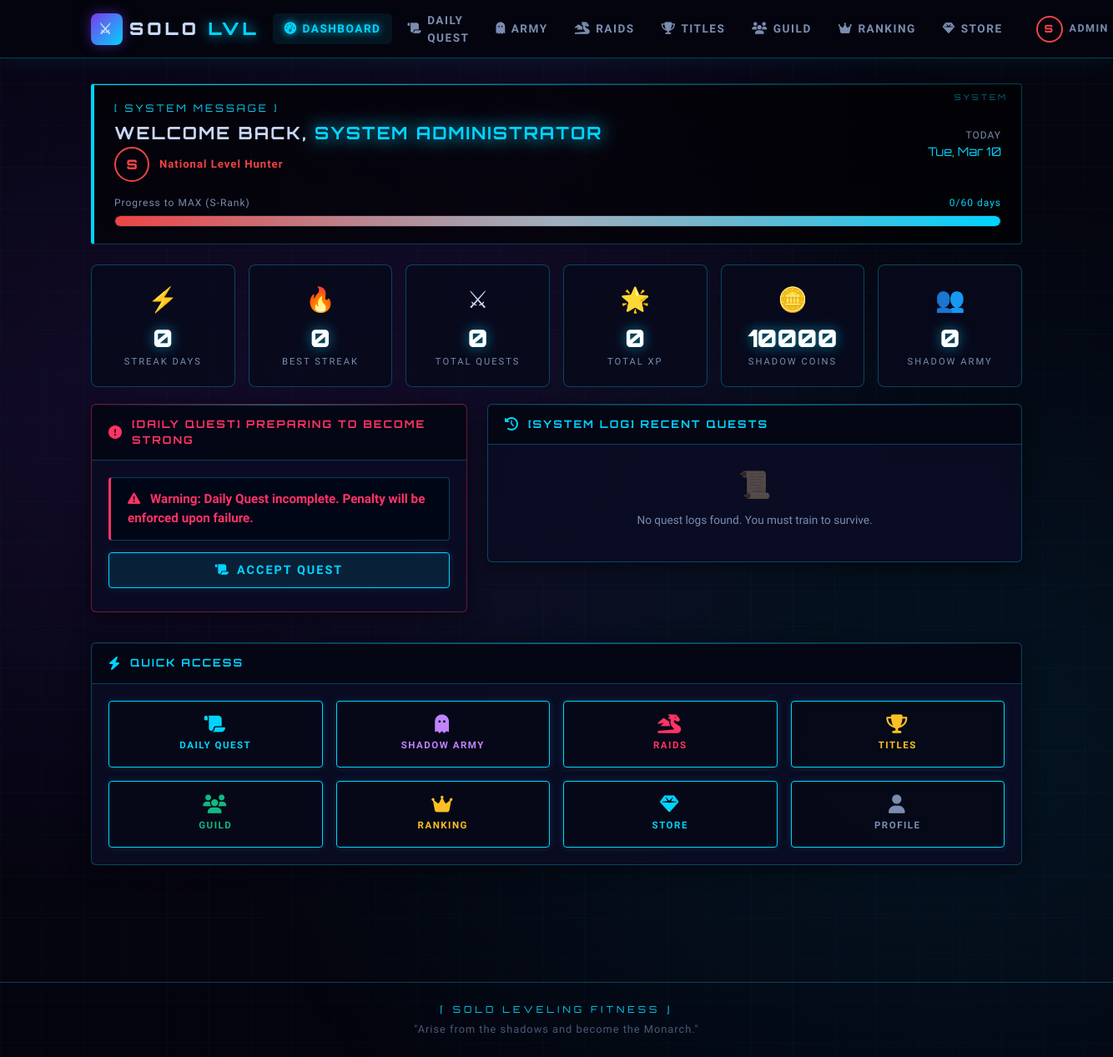
/pages/dashboard.php (signed in), run on the app's committed database.
### tables this page shows
CREATE TABLE users (
    id INT AUTO_INCREMENT PRIMARY KEY,
    username VARCHAR(50) UNIQUE NOT NULL,
    email VARCHAR(100) UNIQUE NOT NULL,
    password_hash VARCHAR(255) NOT NULL,
    full_name VARCHAR(100),
    join_date TIMESTAMP DEFAULT CURRENT_TIMESTAMP,
    last_login TIMESTAMP NULL,
    
     
    current_rank ENUM('E', 'D', 'C', 'B', 'A', 'S') DEFAULT 'E',
    rank_progress INT DEFAULT 0,  
    total_xp BIGINT DEFAULT 0,
    current_streak INT DEFAULT 0,
    best_streak INT DEFAULT 0,
    total_workouts INT DEFAULT 0,
    
     
    missed_days INT DEFAULT 0,
    last_workout_date DATE NULL,
    rest_days_used_this_week INT DEFAULT 0,
    
     
    subscription_type ENUM('none', 'monthly', 'yearly') DEFAULT 'none',
    subscription_expiry DATE NULL,
    subscription_start DATE NULL,
    
     
    shadow_army_power INT DEFAULT 0,
    shadow_coins INT DEFAULT 100,  
    
     
    profile_image VARCHAR(255) DEFAULT 'default.jpg',
    bio TEXT,
    is_admin BOOLEAN DEFAULT FALSE,
    is_active BOOLEAN DEFAULT TRUE,
    
    INDEX idx_rank (current_rank),
    INDEX idx_xp (total_xp),
    INDEX idx_streak (current_streak)
);

### includes/functions.php (called while the page is built, shortened)
<?php
function getCurrentUser() {
    $db = new Database();
    $conn = $db->getConnection();
    $query = "SELECT * FROM users WHERE id = :id";
    $stmt = $conn->prepare($query);
    $stmt->execute([':id' => $_SESSION['user_id']]);
    return $stmt->fetch();
}
function getRankRequirements() {
    return [
        'E' => ['days' => 0, 'next_rank' => 'D', 'xp_needed' => 1000],
        'D' => ['days' => 20, 'next_rank' => 'C', 'xp_needed' => 5000],
        'C' => ['days' => 30, 'next_rank' => 'B', 'xp_needed' => 15000],
        'B' => ['days' => 40, 'next_rank' => 'A', 'xp_needed' => 30000],
        'A' => ['days' => 50, 'next_rank' => 'S', 'xp_needed' => 50000],
        'S' => ['days' => 60, 'next_rank' => null, 'xp_needed' => 100000]
    ];
}
function calculateProgressToNextRank($current_rank, $streak) {
    $requirements = getRankRequirements();
    if ($current_rank == 'S' || !isset($requirements[$current_rank]['next_rank'])) {
        return ['current' => $streak, 'needed' => 60, 'percentage' => 100, 'next_rank' => null];
    }
    $next_rank = $requirements[$current_rank]['next_rank'];
    $days_needed = $requirements[$next_rank] ? $requirements[$next_rank]['days'] : 60;
    $progress = 100;
    return [
        'current' => $streak,
        'needed' => $days_needed,
        'percentage' => $progress,
        'next_rank' => $next_rank
    ];
}
?>

### pages/dashboard.php (the view, shortened to what this page needs)
<?php
require_once '../includes/functions.php';
$user = getCurrentUser();
$progress = calculateProgressToNextRank($user['current_rank'], $user['current_streak']);
$db = new Database(); $conn = $db->getConnection();
$today = date('Y-m-d');
$todayStmt = $conn->prepare("SELECT * FROM workout_logs WHERE user_id=:uid AND workout_date=:d");
$todayStmt->execute([':uid'=>$user['id'],':d'=>$today]);
$todayWorkout = $todayStmt->fetch();
$recentStmt = $conn->prepare("SELECT * FROM workout_logs WHERE user_id=:uid ORDER BY workout_date DESC LIMIT 7");
$recentStmt->execute([':uid'=>$user['id']]);
$recentWorkouts = $recentStmt->fetchAll();
$armyStmt = $conn->prepare("SELECT COUNT(*) as cnt FROM shadow_army WHERE user_id=:uid");
$armyStmt->execute([':uid'=>$user['id']]);
$armyCount = $armyStmt->fetch()['cnt'];
include '../includes/header.php';
$rank_colors = ['E'=>'#6b7280','D'=>'#10b981','C'=>'#3b82f6','B'=>'#8b5cf6','A'=>'#f59e0b','S'=>'#ef4444'];
$rc = $rank_colors[$user['current_rank']];
$rank_titles = ['E'=>'Weakest Hunter','D'=>'Awakened One','C'=>'Seasoned Hunter','B'=>'Elite Hunter','A'=>'Top-Rank Hunter','S'=>'National Level Hunter'];
?>
<div class="system-header">
    <div class="text-system">[ SYSTEM MESSAGE ]</div>
    <div style="display:flex;justify-content:space-between;align-items:flex-start;flex-wrap:wrap;margin-top:8px;">
        <div>
            <h1 style="font-size:1.3rem;margin-bottom:4px;">
                Welcome back, <span class="glow-text"><?= htmlspecialchars($user['full_name']) ?></span>
            </h1>
            <div style="display:flex;align-items:center;gap:12px;flex-wrap:wrap;">
                <span class="rank-badge" style="color:<?= $rc ?>;border-color:<?= $rc ?>;"><?= $user['current_rank'] ?></span>
                <span style="font-size:0.82rem;color:<?= $rc ?>;font-weight:700;letter-spacing:1px;"><?= $rank_titles[$user['current_rank']] ?></span>
            </div>
        </div>
        <div style="text-align:right;margin-top:6px;">
            <div style="font-size:0.75rem;color:var(--text-secondary);letter-spacing:1px;">TODAY</div>
            <div style="font-family:'Orbitron',monospace;font-size:0.9rem;color:var(--accent-blue);"><?= date('D, M d') ?></div>
        </div>
    </div>
    <div style="margin-top:16px;">
        <div class="xp-label">
            <span>Progress to <?= $progress['next_rank'] ? $progress['next_rank'].'-Rank' : 'MAX (S-Rank)' ?></span>
            <span style="color:var(--accent-blue);"><?= $user['current_streak'] ?>/<?= $progress['needed'] ?> days</span>
        </div>
        <div class="progress lg">
            <div class="progress-bar" style="width:<?= min($progress['percentage'],100) ?>%;background:linear-gradient(90deg,<?= $rc ?>,var(--accent-blue));"></div>
        </div>
    </div>
</div>
<div class="stats-grid">
    <div class="stat-card">
        <div class="stat-icon" style="color:var(--accent-blue);">⚡</div>
        <div class="stat-value" data-target="<?= $user['current_streak'] ?>"><?= $user['current_streak'] ?></div>
        <div class="stat-label">Streak Days</div>
    </div>
    <div class="stat-card">
        <div class="stat-icon" style="color:var(--danger-red);">🔥</div>
        <div class="stat-value"><?= $user['best_streak'] ?></div>
        <div class="stat-label">Best Streak</div>
    </div>
    <div class="stat-card">
        <div class="stat-icon">⚔</div>
        <div class="stat-value"><?= $user['total_workouts'] ?></div>
        <div class="stat-label">Total Quests</div>
    </div>
    <div class="stat-card">
        <div class="stat-icon" style="color:var(--gold);">🌟</div>
        <div class="stat-value"><?= number_format($user['total_xp']) ?></div>
        <div class="stat-label">Total XP</div>
    </div>
    <div class="stat-card">
        <div class="stat-icon" style="color:var(--accent-blue);">🪙</div>
        <div class="stat-value"><?= $user['shadow_coins'] ?></div>
        <div class="stat-label">Shadow Coins</div>
    </div>
    <div class="stat-card">
        <div class="stat-icon" style="color:#c084fc;">👥</div>
        <div class="stat-value"><?= $armyCount ?></div>
        <div class="stat-label">Shadow Army</div>
    </div>
</div>
<div class="row mt-2">
    <div class="col-md-5 mb-3">
        <div class="card" style="border-color:<?= $todayWorkout ? 'rgba(0,255,170,0.4)' : 'rgba(255,51,102,0.4)' ?>;">
            <div class="card-header" style="color:<?= $todayWorkout ? 'var(--success-green)' : 'var(--danger-red)' ?>;">
                <i class="fas fa-<?= $todayWorkout ? 'check-circle' : 'exclamation-circle' ?>"></i>
                [DAILY QUEST] PREPARING TO BECOME STRONG
            </div>
            <div class="card-body">
                <?php if ($todayWorkout): ?>
                    <div class="system-message" style="border-left-color:var(--success-green);color:var(--success-green);margin-bottom:14px;">
                        <i class="fas fa-check-circle me-2"></i> Quest completed today!
                    </div>
                    <div style="display:flex;gap:16px;margin-bottom:16px;">
                        <div style="flex:1;text-align:center;background:rgba(0,255,170,0.05);border:1px solid rgba(0,255,170,0.2);border-radius:6px;padding:12px;">
                            <div style="font-family:'Orbitron',monospace;font-size:1.4rem;font-weight:900;color:var(--gold);">+<?= $todayWorkout['xp_earned'] ?></div>
                            <div style="font-size:0.7rem;color:var(--text-secondary);letter-spacing:1px;">XP EARNED</div>
                        </div>
                        <div style="flex:1;text-align:center;background:rgba(0,212,255,0.05);border:1px solid rgba(0,212,255,0.2);border-radius:6px;padding:12px;">
                            <div style="font-family:'Orbitron',monospace;font-size:1.4rem;font-weight:900;color:var(--accent-blue);">+<?= $todayWorkout['shadow_coins_earned'] ?></div>
                            <div style="font-size:0.7rem;color:var(--text-secondary);letter-spacing:1px;">COINS</div>
                        </div>
                    </div>
                    <a href="workout.php" class="btn btn-success w-100">
                        <i class="fas fa-eye"></i> VIEW QUEST DETAILS
                    </a>
                <?php else: ?>
                    <div class="system-message penalty" style="margin-bottom:14px;">
                        <i class="fas fa-exclamation-triangle me-2"></i>
                        Warning: Daily Quest incomplete. Penalty will be enforced upon failure.
                    </div>
                    <a href="workout.php" class="btn btn-primary w-100 mb-2" style="letter-spacing:2px;">
                        <i class="fas fa-scroll"></i> ACCEPT QUEST
                    </a>
                <?php endif; ?>
            </div>
        </div>
    </div>
    <div class="col-md-7 mb-3">
        <div class="card">
            <div class="card-header"><i class="fas fa-history"></i> [SYSTEM LOG] RECENT QUESTS</div>
            <div class="card-body" style="padding:0;">
                <?php if (empty($recentWorkouts)): ?>
                    <div class="text-center py-4" style="color:var(--text-secondary);">
                        <div style="font-size:2rem;opacity:0.3;">📜</div>
                        <p style="margin-top:8px;font-size:0.85rem;">No quest logs found. You must train to survive.</p>
                    </div>
                <?php endif; ?>
            </div>
        </div>
    </div>
</div>
<div class="card">
    <div class="card-header"><i class="fas fa-bolt"></i> QUICK ACCESS</div>
    <div class="card-body">
        <div class="row g-3">
            <?php
            $quick_links = [
                ['workout.php','fas fa-scroll','DAILY QUEST','var(--accent-blue)'],
                ['shadow_army.php','fas fa-ghost','SHADOW ARMY','#c084fc'],
                ['raids.php','fas fa-dragon','RAIDS','var(--danger-red)'],
                ['achievements.php','fas fa-trophy','TITLES','var(--gold)'],
                ['guild.php','fas fa-users','GUILD','#10b981'],
                ['leaderboard.php','fas fa-crown','RANKING','var(--gold)'],
                ['rewards.php','fas fa-gem','STORE','var(--accent-blue)'],
                ['profile.php','fas fa-user','PROFILE','var(--text-secondary)'],
            ];
            foreach ($quick_links as [$url,$icon,$label,$col]):
            ?>
            <div class="col-6 col-md-3">
                <a href="<?= $url ?>" class="btn btn-primary w-100 d-flex flex-column align-items-center py-3 text-decoration-none" style="border-color:<?= $col ?>40;background:rgba(0,0,0,0.3) !important;color:<?= $col ?> !important;gap:6px;min-height:80px;">
                    <i class="<?= $icon ?>" style="font-size:1.4rem;"></i>
                    <span style="font-size:0.72rem;letter-spacing:1.5px;"><?= $label ?></span>
                </a>
            </div>
            <?php endforeach; ?>
        </div>
    </div>
</div>
<?php include '../includes/footer.php'; ?>

### data on the page
users: full_name "SYSTEM ADMINISTRATOR", current_rank "S", current_rank "National Level Hunter", current_streak "0", current_rank+current_streak "60", best_streak "0", total_workouts "0", total_xp "0", shadow_coins "10000"

### other printed values
$user_rank "S"
$_SESSION['username'] "ADMIN"
$armyCount "0"
$label "DAILY QUEST"
$label "SHADOW ARMY"
$label "RAIDS"
$label "TITLES"
$label "GUILD"
$label "RANKING"
$label "STORE"
$label "PROFILE"
